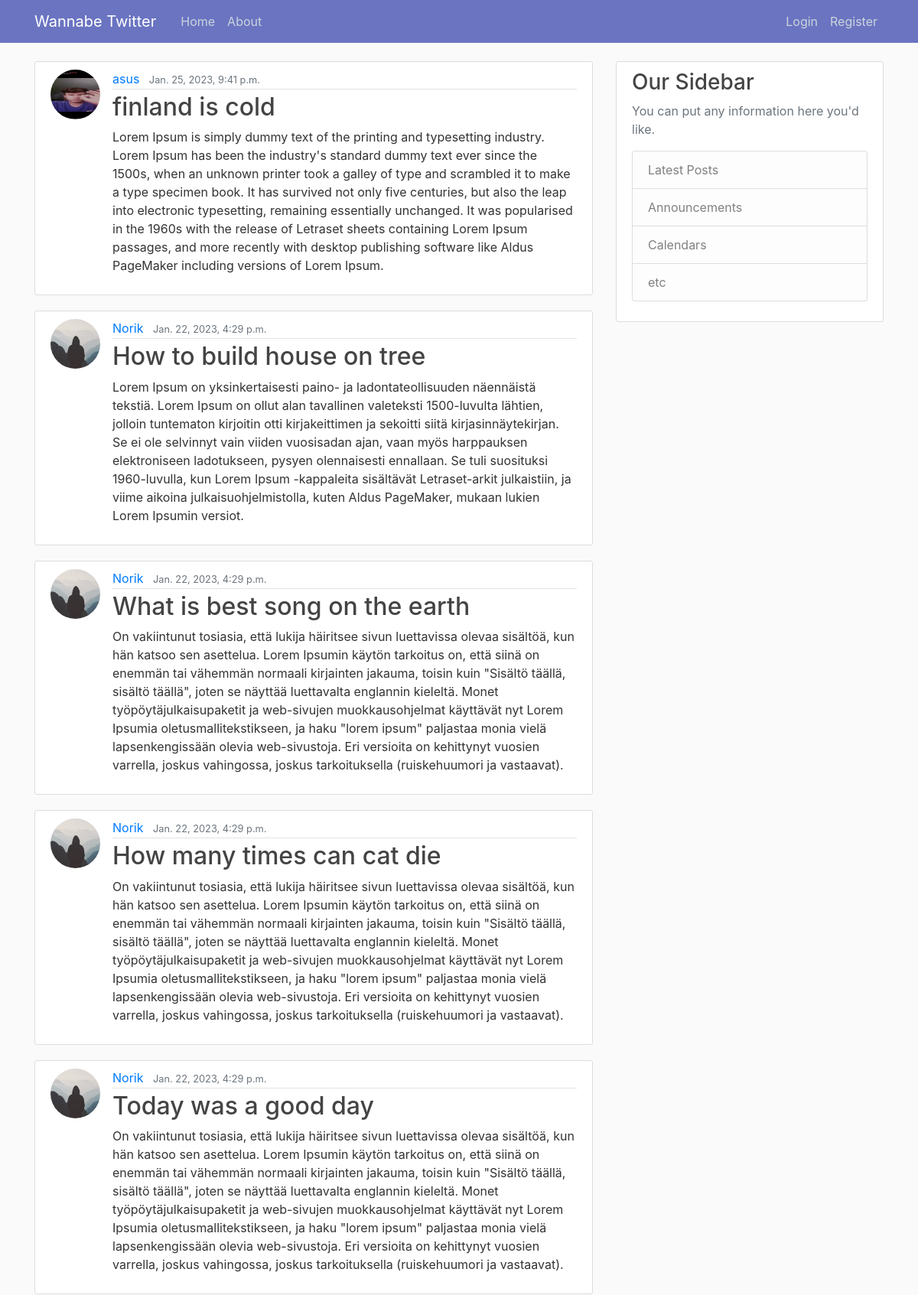
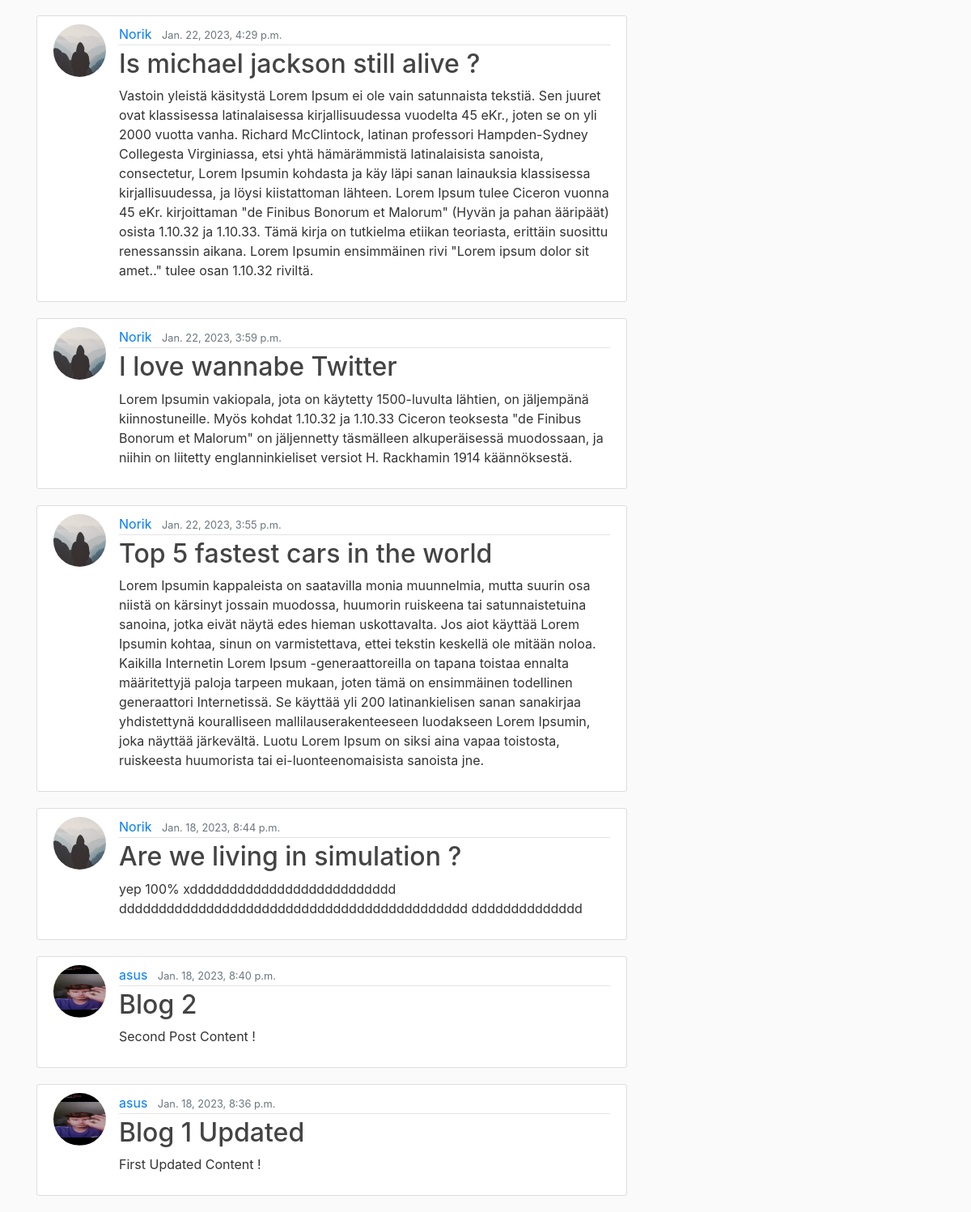
The page / on the database its author committed (2 pictures, top to bottom).
### blog/models.py (models this page shows, shortened)
class Post(models.Model):
    title = models.CharField(max_length=200)
    content = models.TextField()
    date_posted = models.DateTimeField(default=timezone.now)
    author = models.ForeignKey(User, on_delete=models.CASCADE)

### users/models.py (models this page shows, shortened)
class Profile(models.Model):
    user = models.OneToOneField(User, on_delete=models.CASCADE)
    image = models.ImageField(default="default.jpg", upload_to="profile_pics")

### blog/views.py (the view)
# urls.py: path('', PostListView.as_view(), name="blog-home"),
class PostListView(ListView):
    model = Post
    template_name = "blog/home.html"        #premenovanie templatu
    context_object_name = "posts"           #premenovanie objektov
    ordering = ["-date_posted"]             #zoradenie postov od najnovsich

### blog/templates/blog/home.html
{% extends "blog/base.html" %}
{% block content %}
    {% for post in posts %}
        <article class="media content-section">
            <img class="rounded-circle article-img"  src="{{ post.author.profile.image.url }}">
          <div class="media-body">
            <div class="article-metadata">
              <a class="mr-2" href="{% url 'user-posts' post.author.username %}">{{ post.author }}</a>
              <small class="text-muted">{{ post.date_posted }}</small>
            </div>
            <h2><a class="article-title" href="{% url 'post-detail' post.id %}">{{ post.title }}</a></h2>
            <p class="article-content">{{ post.content }}</p>
          </div>
        </article>
    {% endfor %}
{% endblock content %}

### blog/templates/blog/base.html (shortened to what this page needs)
{% load static %}
<!DOCTYPE html>
<html>
<head>
    <link rel="stylesheet" href="https://maxcdn.bootstrapcdn.com/bootstrap/4.0.0/css/bootstrap.min.css">
    <link rel="stylesheet" type="text/css" href="{% static 'blog/main.css' %}">
</head>
<body>
    <header class="site-header">
      <nav class="navbar navbar-expand-md navbar-dark bg-steel fixed-top" style="background-color: #6A74C1;">
        <div class="container">
          <a class="navbar-brand mr-4" href="{% url 'blog-home' %}">Wannabe Twitter</a>
          <div class="collapse navbar-collapse" id="navbarToggle">
            <div class="navbar-nav mr-auto">
              <a class="nav-item nav-link" href="{% url 'blog-home' %}">Home</a>
              <a class="nav-item nav-link" href="{% url 'blog-about' %}">About</a>
            </div>
            <div class="navbar-nav">
                {% if user.is_authenticated %}
                    <a class="nav-item nav-link" href="{% url 'post-create' %}">New Post</a>
                    <a class="nav-item nav-link" href="{% url 'profile' %}">Profile</a>
                    <a class="nav-item nav-link" href="{% url 'logout' %}">Logout</a>
                {% else %}
                    <a class="nav-item nav-link" href="{% url 'login' %}">Login</a>
                    <a class="nav-item nav-link" href="{% url 'register' %}">Register</a>
                {% endif %}
            </div>
          </div>
        </div>
      </nav>
    </header>
    <main role="main" class="container">
      <div class="row">
        <div class="col-md-8" >
          {% block content %}{% endblock %}
        </div>
        <div class="col-md-4">
          <div class="content-section">
            <h3>Our Sidebar</h3>
            <p class='text-muted'>You can put any information here you'd like.
              <ul class="list-group">
                <li class="list-group-item list-group-item-light">Latest Posts</li>
                <li class="list-group-item list-group-item-light">Announcements</li>
                <li class="list-group-item list-group-item-light">Calendars</li>
                <li class="list-group-item list-group-item-light">etc</li>
              </ul>
            </p>
          </div>
        </div>
      </div>
    </main>
</body>
</html>

### blog/static/blog/main.css (style rules this page uses)
body { background: #fafafa; color: #333333; margin-top: 5rem; }
h1, h2, h3, h4, h5, h6 { color: #444444; }
ul { margin: 0; }
.bg-steel { background-color: #5f788a; }
.site-header .navbar-nav .nav-link { color: #cbd5db; }
.content-section { background: #ffffff; padding: 10px 20px; border: 1px solid #dddddd; border-radius: 3px; margin-bottom: 20px; }
.article-title { color: #444444; }
.article-content { white-space: pre-line; }
.article-img { height: 65px; width: 65px; margin-right: 16px; }
.article-metadata { padding-bottom: 1px; margin-bottom: 4px; border-bottom: 1px solid #e3e3e3 }

### rows shown on the page
Post: author.profile.image (picture), author "asus", date_posted "Jan. 25, 2023, 9:41 p.m.", title "finland is cold", content "Lorem Ipsum is simply dummy text of the printing and typesetting industry. Lorem Ipsum has been the industry's standard dummy text ever since the 1500s, when an unknown printer took a galley of type and scrambled it to make a type specimen book. It has survived not only five centuries, but also the leap into electronic typesetting, remaining essentially unchanged. It was popularised in the 1960s with the release of Letraset sheets containing Lorem Ipsum passages, and more recently with desktop publishing software like Aldus PageMaker including versions of Lorem Ipsum."
Post: author.profile.image (placeholder picture), author "Norik", date_posted "Jan. 22, 2023, 4:29 p.m.", title "How to build house on tree", content "Lorem Ipsum on yksinkertaisesti paino- ja ladontateollisuuden näennäistä tekstiä. Lorem Ipsum on ollut alan tavallinen valeteksti 1500-luvulta lähtien, jolloin tuntematon kirjoitin otti kirjakeittimen ja sekoitti siitä kirjasinnäytekirjan. Se ei ole selvinnyt vain viiden vuosisadan ajan, vaan myös harppauksen elektroniseen ladotukseen, pysyen olennaisesti ennallaan. Se tuli suosituksi 1960-luvulla, kun Lorem Ipsum -kappaleita sisältävät Letraset-arkit julkaistiin, ja viime aikoina julkaisuohjelmistolla, kuten Aldus PageMaker, mukaan lukien Lorem Ipsumin versiot."
Post: author.profile.image (placeholder picture), author "Norik", date_posted "Jan. 22, 2023, 4:29 p.m.", title "What is best song on the earth", content "On vakiintunut tosiasia, että lukija häiritsee sivun luettavissa olevaa sisältöä, kun hän katsoo sen asettelua. Lorem Ipsumin käytön tarkoitus on, että siinä on enemmän tai vähemmän normaali kirjainten jakauma, toisin kuin \"Sisältö täällä, sisältö täällä\", joten se näyttää luettavalta englannin kieleltä. Monet työpöytäjulkaisupaketit ja web-sivujen muokkausohjelmat käyttävät nyt Lorem Ipsumia oletusmallitekstikseen, ja haku \"lorem ipsum\" paljastaa monia vielä lapsenkengissään olevia web-sivustoja. Eri versioita on kehittynyt vuosien varrella, joskus vahingossa, joskus tarkoituksella (ruiskehuumori ja vastaavat)."
Post: author.profile.image (placeholder picture), author "Norik", date_posted "Jan. 22, 2023, 4:29 p.m.", title "How many times can cat die", content "On vakiintunut tosiasia, että lukija häiritsee sivun luettavissa olevaa sisältöä, kun hän katsoo sen asettelua. Lorem Ipsumin käytön tarkoitus on, että siinä on enemmän tai vähemmän normaali kirjainten jakauma, toisin kuin \"Sisältö täällä, sisältö täällä\", joten se näyttää luettavalta englannin kieleltä. Monet työpöytäjulkaisupaketit ja web-sivujen muokkausohjelmat käyttävät nyt Lorem Ipsumia oletusmallitekstikseen, ja haku \"lorem ipsum\" paljastaa monia vielä lapsenkengissään olevia web-sivustoja. Eri versioita on kehittynyt vuosien varrella, joskus vahingossa, joskus tarkoituksella (ruiskehuumori ja vastaavat)."
Post: author.profile.image (placeholder picture), author "Norik", date_posted "Jan. 22, 2023, 4:29 p.m.", title "Today was a good day", content "On vakiintunut tosiasia, että lukija häiritsee sivun luettavissa olevaa sisältöä, kun hän katsoo sen asettelua. Lorem Ipsumin käytön tarkoitus on, että siinä on enemmän tai vähemmän normaali kirjainten jakauma, toisin kuin \"Sisältö täällä, sisältö täällä\", joten se näyttää luettavalta englannin kieleltä. Monet työpöytäjulkaisupaketit ja web-sivujen muokkausohjelmat käyttävät nyt Lorem Ipsumia oletusmallitekstikseen, ja haku \"lorem ipsum\" paljastaa monia vielä lapsenkengissään olevia web-sivustoja. Eri versioita on kehittynyt vuosien varrella, joskus vahingossa, joskus tarkoituksella (ruiskehuumori ja vastaavat)."
Post: author.profile.image (placeholder picture), author "Norik", date_posted "Jan. 22, 2023, 4:29 p.m.", title "Is michael jackson still alive ?", content "Vastoin yleistä käsitystä Lorem Ipsum ei ole vain satunnaista tekstiä. Sen juuret ovat klassisessa latinalaisessa kirjallisuudessa vuodelta 45 eKr., joten se on yli 2000 vuotta vanha. Richard McClintock, latinan professori Hampden-Sydney Collegesta Virginiassa, etsi yhtä hämärämmistä latinalaisista sanoista, consectetur, Lorem Ipsumin kohdasta ja käy läpi sanan lainauksia klassisessa kirjallisuudessa, ja löysi kiistattoman lähteen. Lorem Ipsum tulee Ciceron vuonna 45 eKr. kirjoittaman \"de Finibus Bonorum et Malorum\" (Hyvän ja pahan ääripäät) osista 1.10.32 ja 1.10.33. Tämä kirja on tutkielma etiikan teoriasta, erittäin suosittu renessanssin aikana. Lorem Ipsumin ensimmäinen rivi \"Lorem…"
Post: author.profile.image (placeholder picture), author "Norik", date_posted "Jan. 22, 2023, 3:59 p.m.", title "I love wannabe Twitter", content "Lorem Ipsumin vakiopala, jota on käytetty 1500-luvulta lähtien, on jäljempänä kiinnostuneille. Myös kohdat 1.10.32 ja 1.10.33 Ciceron teoksesta \"de Finibus Bonorum et Malorum\" on jäljennetty täsmälleen alkuperäisessä muodossaan, ja niihin on liitetty englanninkieliset versiot H. Rackhamin 1914 käännöksestä."
Post: author.profile.image (placeholder picture), author "Norik", date_posted "Jan. 22, 2023, 3:55 p.m.", title "Top 5 fastest cars in the world", content "Lorem Ipsumin kappaleista on saatavilla monia muunnelmia, mutta suurin osa niistä on kärsinyt jossain muodossa, huumorin ruiskeena tai satunnaistetuina sanoina, jotka eivät näytä edes hieman uskottavalta. Jos aiot käyttää Lorem Ipsumin kohtaa, sinun on varmistettava, ettei tekstin keskellä ole mitään noloa. Kaikilla Internetin Lorem Ipsum -generaattoreilla on tapana toistaa ennalta määritettyjä paloja tarpeen mukaan, joten tämä on ensimmäinen todellinen generaattori Internetissä. Se käyttää yli 200 latinankielisen sanan sanakirjaa yhdistettynä kouralliseen mallilauserakenteeseen luodakseen Lorem Ipsumin, joka näyttää järkevältä. Luotu Lorem Ipsum on siksi aina vapaa toistosta, ruiskeesta…"
Post: author.profile.image (placeholder picture), author "Norik", date_posted "Jan. 18, 2023, 8:44 p.m.", title "Are we living in simulation ?", content "yep 100% xdddddddddddddddddddddddddd dddddddddddddddddddddddddddddddddddddddddddd dddddddddddddd"
Post: author.profile.image (picture), author "asus", date_posted "Jan. 18, 2023, 8:40 p.m.", title "Blog 2", content "Second Post Content !"
Post: author.profile.image (picture), author "asus", date_posted "Jan. 18, 2023, 8:36 p.m.", title "Blog 1 Updated", content "First Updated Content !"
